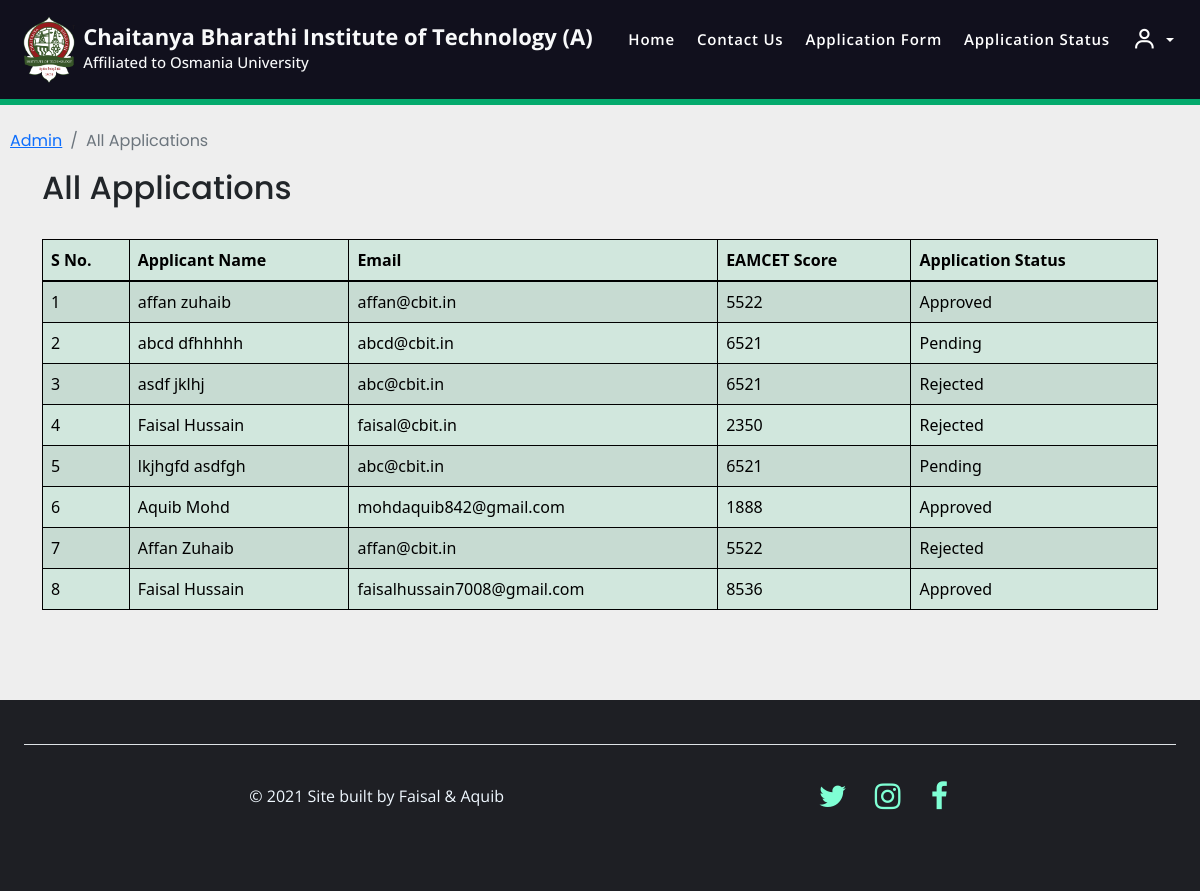
/allusers/ (signed in), run on the app's committed database.
### home/models.py (models this page shows, shortened)
class Application(models.Model):
    COURSES = (
    ('Artificial Intelligence & Data Science', 'Artificial Intelligence & Data Science'),
    ('Artificial Intelligence & Machine Learning', 'Artificial Intelligence & Machine Learning'),
    ('IoT, Block-Chain Technology & Cyber Security', 'IoT, Block-Chain Technology & Cyber Security'),
    ('Computer Science Engineering', 'Computer Science Engineering'),
    ('Information Technology', 'Information Technology'),
    ('Electronics & Communication Engineering', 'Electronics & Communication Engineering'),
    ('Electrical & Electronics Engineering', 'Electrical & Electronics Engineering'),
    ('Mechanical Engineering', 'Mechanical Engineering'),
    ('Civil Engineering', 'Civil Engineering'),
    ('Chemical Engineering', 'Chemical Engineering'),
    ('Biotechnology', 'Biotechnology'),
    )
    GENDER_CHOICES = (
    ('Male', 'Male'),
    ('Female', 'Female'),
    ('Other', 'Other')
    )
    STATUS = (
        ('Approved', 'Approved'),
        ('Pending', 'Pending'),
        ('Rejected', 'Rejected'),
    )
    user = models.OneToOneField(User, on_delete=models.CASCADE, blank=True, null=True)
    course = models.CharField(max_length=100, choices= COURSES)
    name = models.CharField(max_length=200)
    gender = models.CharField(choices=GENDER_CHOICES, max_length=128, default="None")
    DOB = models.DateField(default=datetime.today)
    email = models.EmailField()
    phone = models.CharField(max_length=200)
    address = models.TextField(max_length=200)
    student_profile = models.ImageField(upload_to="images")
    ssc_score = models.DecimalField(max_digits=4, decimal_places=2, null=True)
    ssc_memo = models.ImageField(upload_to="images", null=True)
    ssc_tc = models.ImageField(upload_to="images", null=True)
    inter_score = models.DecimalField(max_digits=4, decimal_places=2, null=True)
    inter_memo = models.ImageField(upload_to="images", null=True)
    inter_tc = models.ImageField(upload_to="images", null=True)
    eamcet_score = models.IntegerField(null=True)
    eamcet_memo = models.ImageField(upload_to="images", null=True)
    jee_score = models.DecimalField(max_digits=5, decimal_places=3, null=True)
    jee_memo = models.ImageField(upload_to="images", null=True)
    Application_Status = models.TextField(max_length=100, choices=STATUS, default="Pending")
    message = models.TextField(max_length=100, default="", null=True, blank=True)

### home/views.py (the view)
# urls.py: path('allusers/', views.allusers, name='allusers'),
def allusers(request):
    if not request.user.is_superuser:
        return redirect("/sign_in")
    applications = Application.objects.all()
    return render(request, 'allusers.html', {"applications":applications})

### templates/allusers.html (shortened to what this page needs)
{% extends 'base.html' %}
{% block body %}
<nav aria-label="breadcrumb" style="padding-left: 10px; font-family: 'Poppins', sans-serif;">
    <ol class="breadcrumb">
        <li class="breadcrumb-item"><a href="/handle_admin/">Admin</a></li>
        <li class="breadcrumb-item active" aria-current="page">All Applications</li>
    </ol>
</nav>
<div class="container" style="padding-bottom: 50px;">
    <h2 style="font-family: 'Poppins', sans-serif;">All Applications</h2><br>
    <table class="table table-success table-striped" id="myTable">
        <thead>
            <tr style="cursor:pointer">
                <th scope="col" onclick="sortTable(0);">S No.</th>
                <th scope="col" onclick="sortTable(1);">Applicant Name</th>
                <th scope="col" onclick="sortTable(2);">Email</th>
                <th scope="col" onclick="sortTable(3);">EAMCET Score</th>
                <th scope="col" onclick="sortTable(4);">Application Status</th>
            </tr>
        </thead>
        <tbody>
            {% for application in applications %}
            <tr>
                <td></td>
                <td>{{application.name}}</td>
                <td>{{application.email}}</td>
                <td>{{application.eamcet_score}}</td>
                <td>{{application.Application_Status}}</td>
            </tr>
            {% endfor %}
        </tbody>
    </table>
</div>
<br>
{% endblock body %}

### templates/base.html (style rules this page uses)
html { scroll-behavior: smooth; }
body { height: auto; padding: auto; overflow: visible; overflow-x: hidden; background-color: #eee; }

### templates/allusers.html (style rules this page uses)
body { counter-reset: Serial; }
table { border-collapse: collapse; }
table, th, td { border: 1px solid black; }
tbody tr td:first-child:before { counter-increment: Serial; content: counter(Serial); }

### data on the page
Application: name "affan zuhaib", email "affan@cbit.in", eamcet_score "5522", Application_Status "Approved"
Application: name "abcd dfhhhhh", email "abcd@cbit.in", eamcet_score "6521", Application_Status "Pending"
Application: name "asdf jklhj", email "abc@cbit.in", eamcet_score "6521", Application_Status "Rejected"
Application: name "Faisal Hussain", email "faisal@cbit.in", eamcet_score "2350", Application_Status "Rejected"
Application: name "lkjhgfd asdfgh", email "abc@cbit.in", eamcet_score "6521", Application_Status "Pending"
Application: name "Aquib Mohd", email "mohdaquib842@gmail.com", eamcet_score "1888", Application_Status "Approved"
Application: name "Affan Zuhaib", email "affan@cbit.in", eamcet_score "5522", Application_Status "Rejected"
Application: name "Faisal Hussain", email "faisalhussain7008@gmail.com", eamcet_score "8536", Application_Status "Approved"
